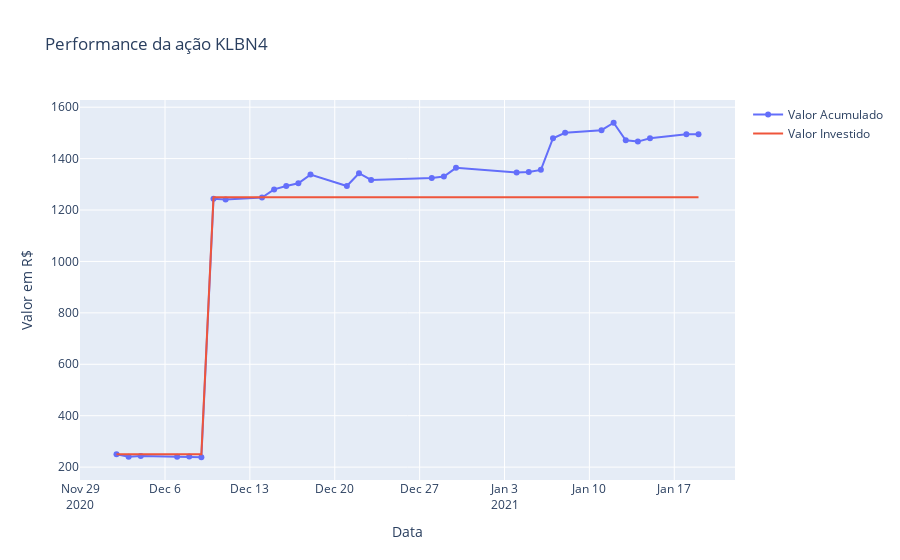

Here is the notebook cell this chart was saved with:
### Code cell
stock_name = 'KLBN4'

grouped_stocks = df_final.groupby('Stock')
x = grouped_stocks.get_group(stock_name)
plot_stock_performance(stock_name)
